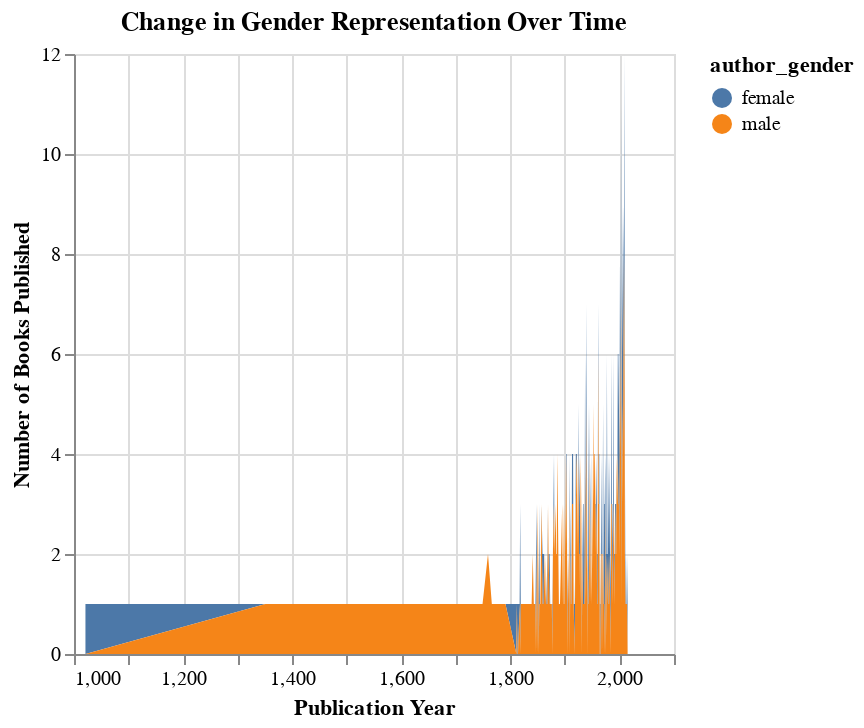

The notebook cell this image was saved under:
### Code cell
# How has the proportion of male vs. female authors changed over time?

# Filter to remove missing gender and publication year
goodreads_filtered = df.dropna(subset=['author_gender', 'pub_year'])

# Group by publication year and author gender
gender_by_year = goodreads_filtered.groupby(['pub_year', 'author_gender'])['title'].count().reset_index()

# Create an area chart to visualize trends
chart = alt.Chart(gender_by_year).mark_area().encode(
    x=alt.X('pub_year:Q', title='Publication Year'),
    y=alt.Y('title:Q', title='Number of Books Published'),
    color='author_gender'
).properties(
    title='Change in Gender Representation Over Time'
)

chart

### Figure 1 — Vega-Lite specification as saved in the notebook (floating-point values rounded to 4 significant figures; data arrays with more than 128 entries replaced by an {"elided": "..."} marker saying what was removed)
{"config": {"view": {"continuousWidth": 300, "continuousHeight": 300}}, "data": {"name": "data-f7d03de08b6d6141599c70c9162495d4"}, "mark": {"type": "area"}, "encoding": {"color": {"field": "author_gender", "type": "nominal"}, "x": {"field": "pub_year", "title": "Publication Year", "type": "quantitative"}, "y": {"field": "title", "title": "Number of Books Published", "type": "quantitative"}}, "title": "Change in Gender Representation Over Time", "$schema": "https://vega.github.io/schema/vega-lite/v5.20.1.json", "datasets": {"data-f7d03de08b6d6141599c70c9162495d4": {"elided": "260 records"}}}
